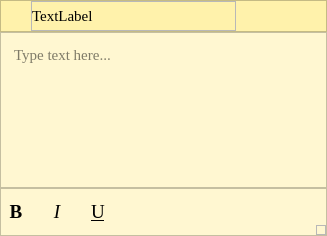
<?xml version="1.0" encoding="UTF-8"?>
<ui version="4.0">
 <class>Note</class>
 <widget class="QWidget" name="Note">
  <property name="geometry">
   <rect>
    <x>0</x>
    <y>0</y>
    <width>327</width>
    <height>236</height>
   </rect>
  </property>
  <property name="windowTitle">
   <string>Form</string>
  </property>
  <property name="styleSheet">
   <string notr="true">#frame_buttom {
    background-color: rgb(255, 247, 209);
}

QTextBrowser {
    border: none;
    background-color: rgb(255, 247, 209);
}

#frameContain {
    background-color: rgb(255, 247, 209);
}

#frame_title {
    background-color: rgb(255, 242, 171);
}

#frame {
    border: none;
}

QPushButton {
    border: none;
}

QPushButton:hover,
QPushButton:checked {
    background: rgb(237, 230, 194);
}</string>
  </property>
  <layout class="QVBoxLayout" name="verticalLayout">
   <property name="spacing">
    <number>0</number>
   </property>
   <property name="leftMargin">
    <number>0</number>
   </property>
   <property name="topMargin">
    <number>0</number>
   </property>
   <property name="rightMargin">
    <number>0</number>
   </property>
   <property name="bottomMargin">
    <number>0</number>
   </property>
   <item>
    <widget class="QFrame" name="frame_outer">
     <property name="font">
      <font>
       <family>Times New Roman</family>
      </font>
     </property>
     <property name="styleSheet">
      <string notr="true"/>
     </property>
     <property name="frameShape">
      <enum>QFrame::NoFrame</enum>
     </property>
     <property name="frameShadow">
      <enum>QFrame::Raised</enum>
     </property>
     <layout class="QVBoxLayout" name="verticalLayout_2">
      <property name="spacing">
       <number>0</number>
      </property>
      <property name="leftMargin">
       <number>0</number>
      </property>
      <property name="topMargin">
       <number>0</number>
      </property>
      <property name="rightMargin">
       <number>0</number>
      </property>
      <property name="bottomMargin">
       <number>0</number>
      </property>
      <item alignment="Qt::AlignTop">
       <widget class="QFrame" name="frame_title">
        <property name="font">
         <font>
          <family>Times New Roman</family>
         </font>
        </property>
        <property name="styleSheet">
         <string notr="true"/>
        </property>
        <property name="frameShape">
         <enum>QFrame::StyledPanel</enum>
        </property>
        <property name="frameShadow">
         <enum>QFrame::Raised</enum>
        </property>
        <layout class="QHBoxLayout" name="horizontalLayout_2" stretch="0,1,0">
         <property name="spacing">
          <number>0</number>
         </property>
         <property name="leftMargin">
          <number>0</number>
         </property>
         <property name="topMargin">
          <number>0</number>
         </property>
         <property name="rightMargin">
          <number>0</number>
         </property>
         <property name="bottomMargin">
          <number>0</number>
         </property>
         <item alignment="Qt::AlignLeft">
          <widget class="QPushButton" name="pushButton_add">
           <property name="minimumSize">
            <size>
             <width>30</width>
             <height>30</height>
            </size>
           </property>
           <property name="font">
            <font>
             <family>Times New Roman</family>
             <pointsize>4</pointsize>
            </font>
           </property>
           <property name="styleSheet">
            <string notr="true"/>
           </property>
           <property name="text">
            <string/>
           </property>
           <property name="icon">
            <iconset resource="../images.qrc">
             <normaloff>:/resources/plus.svg</normaloff>:/resources/plus.svg</iconset>
           </property>
           <property name="iconSize">
            <size>
             <width>20</width>
             <height>20</height>
            </size>
           </property>
          </widget>
         </item>
         <item>
          <widget class="QFrame" name="frame_title_2">
           <property name="frameShape">
            <enum>QFrame::StyledPanel</enum>
           </property>
           <property name="frameShadow">
            <enum>QFrame::Raised</enum>
           </property>
           <layout class="QGridLayout" name="gridLayout">
            <property name="leftMargin">
             <number>0</number>
            </property>
            <property name="topMargin">
             <number>0</number>
            </property>
            <property name="rightMargin">
             <number>0</number>
            </property>
            <property name="bottomMargin">
             <number>0</number>
            </property>
            <property name="spacing">
             <number>0</number>
            </property>
            <item row="0" column="0">
             <widget class="QLabel" name="lblTitle">
              <property name="sizePolicy">
               <sizepolicy hsizetype="Expanding" vsizetype="Preferred">
                <horstretch>0</horstretch>
                <verstretch>0</verstretch>
               </sizepolicy>
              </property>
              <property name="minimumSize">
               <size>
                <width>0</width>
                <height>12</height>
               </size>
              </property>
              <property name="maximumSize">
               <size>
                <width>16777215</width>
                <height>12</height>
               </size>
              </property>
              <property name="font">
               <font>
                <family>Times New Roman</family>
                <pointsize>11</pointsize>
               </font>
              </property>
              <property name="text">
               <string>TextLabel</string>
              </property>
              <property name="wordWrap">
               <bool>true</bool>
              </property>
              <property name="textInteractionFlags">
               <set>Qt::TextEditable</set>
              </property>
             </widget>
            </item>
           </layout>
          </widget>
         </item>
         <item alignment="Qt::AlignRight">
          <widget class="QFrame" name="frame">
           <property name="font">
            <font>
             <family>Times New Roman</family>
            </font>
           </property>
           <property name="styleSheet">
            <string notr="true"/>
           </property>
           <property name="frameShape">
            <enum>QFrame::StyledPanel</enum>
           </property>
           <property name="frameShadow">
            <enum>QFrame::Raised</enum>
           </property>
           <layout class="QHBoxLayout" name="horizontalLayout">
            <property name="spacing">
             <number>0</number>
            </property>
            <property name="leftMargin">
             <number>0</number>
            </property>
            <property name="topMargin">
             <number>0</number>
            </property>
            <property name="rightMargin">
             <number>0</number>
            </property>
            <property name="bottomMargin">
             <number>0</number>
            </property>
            <item>
             <widget class="QPushButton" name="pushButton_lock">
              <property name="minimumSize">
               <size>
                <width>30</width>
                <height>30</height>
               </size>
              </property>
              <property name="font">
               <font>
                <family>Times New Roman</family>
                <pointsize>4</pointsize>
               </font>
              </property>
              <property name="styleSheet">
               <string notr="true"/>
              </property>
              <property name="text">
               <string/>
              </property>
              <property name="icon">
               <iconset resource="../images.qrc">
                <normaloff>:/resources/lock.svg</normaloff>:/resources/lock.svg</iconset>
              </property>
              <property name="iconSize">
               <size>
                <width>20</width>
                <height>20</height>
               </size>
              </property>
             </widget>
            </item>
            <item>
             <widget class="QPushButton" name="pushButton_menu">
              <property name="minimumSize">
               <size>
                <width>30</width>
                <height>30</height>
               </size>
              </property>
              <property name="font">
               <font>
                <family>Times New Roman</family>
                <pointsize>4</pointsize>
               </font>
              </property>
              <property name="styleSheet">
               <string notr="true"/>
              </property>
              <property name="text">
               <string/>
              </property>
              <property name="icon">
               <iconset resource="../images.qrc">
                <normaloff>:/resources/more-horizontal.svg</normaloff>:/resources/more-horizontal.svg</iconset>
              </property>
              <property name="iconSize">
               <size>
                <width>20</width>
                <height>20</height>
               </size>
              </property>
             </widget>
            </item>
            <item>
             <widget class="QPushButton" name="pushButton_close">
              <property name="minimumSize">
               <size>
                <width>30</width>
                <height>30</height>
               </size>
              </property>
              <property name="font">
               <font>
                <family>Times New Roman</family>
                <pointsize>4</pointsize>
               </font>
              </property>
              <property name="styleSheet">
               <string notr="true"/>
              </property>
              <property name="text">
               <string/>
              </property>
              <property name="icon">
               <iconset resource="../images.qrc">
                <normaloff>:/resources/x.svg</normaloff>:/resources/x.svg</iconset>
              </property>
              <property name="iconSize">
               <size>
                <width>20</width>
                <height>20</height>
               </size>
              </property>
             </widget>
            </item>
           </layout>
          </widget>
         </item>
        </layout>
       </widget>
      </item>
      <item>
       <widget class="QFrame" name="frameContain">
        <property name="frameShape">
         <enum>QFrame::StyledPanel</enum>
        </property>
        <property name="frameShadow">
         <enum>QFrame::Raised</enum>
        </property>
        <layout class="QGridLayout" name="gridLayout_2">
         <property name="leftMargin">
          <number>9</number>
         </property>
         <property name="topMargin">
          <number>9</number>
         </property>
         <property name="rightMargin">
          <number>9</number>
         </property>
         <property name="bottomMargin">
          <number>9</number>
         </property>
         <item row="0" column="0">
          <widget class="QTextBrowser" name="textBrowser">
           <property name="font">
            <font>
             <family>Times New Roman</family>
             <pointsize>11</pointsize>
             <weight>50</weight>
             <italic>false</italic>
             <bold>false</bold>
            </font>
           </property>
           <property name="styleSheet">
            <string notr="true"/>
           </property>
           <property name="readOnly">
            <bool>false</bool>
           </property>
           <property name="html">
            <string>&lt;!DOCTYPE HTML PUBLIC &quot;-//W3C//DTD HTML 4.0//EN&quot; &quot;http://www.w3.org/TR/REC-html40/strict.dtd&quot;&gt;
&lt;html&gt;&lt;head&gt;&lt;meta name=&quot;qrichtext&quot; content=&quot;1&quot; /&gt;&lt;style type=&quot;text/css&quot;&gt;
p, li { white-space: pre-wrap; }
&lt;/style&gt;&lt;/head&gt;&lt;body style=&quot; font-family:'Times New Roman'; font-size:11pt; font-weight:400; font-style:normal;&quot;&gt;
&lt;p style=&quot;-qt-paragraph-type:empty; margin-top:0px; margin-bottom:0px; margin-left:0px; margin-right:0px; -qt-block-indent:0; text-indent:0px; font-family:'MingLiU-ExtB'; font-size:14pt;&quot;&gt;&lt;br /&gt;&lt;/p&gt;&lt;/body&gt;&lt;/html&gt;</string>
           </property>
           <property name="placeholderText">
            <string>Type text here...</string>
           </property>
          </widget>
         </item>
        </layout>
       </widget>
      </item>
      <item>
       <widget class="QFrame" name="frame_buttom">
        <property name="minimumSize">
         <size>
          <width>0</width>
          <height>48</height>
         </size>
        </property>
        <property name="font">
         <font>
          <family>Times New Roman</family>
         </font>
        </property>
        <property name="styleSheet">
         <string notr="true"/>
        </property>
        <property name="frameShape">
         <enum>QFrame::StyledPanel</enum>
        </property>
        <property name="frameShadow">
         <enum>QFrame::Raised</enum>
        </property>
        <layout class="QHBoxLayout" name="horizontalLayout_3">
         <property name="spacing">
          <number>11</number>
         </property>
         <property name="leftMargin">
          <number>0</number>
         </property>
         <property name="topMargin">
          <number>0</number>
         </property>
         <property name="rightMargin">
          <number>0</number>
         </property>
         <property name="bottomMargin">
          <number>0</number>
         </property>
         <item>
          <widget class="QPushButton" name="pushButton_bold">
           <property name="minimumSize">
            <size>
             <width>30</width>
             <height>30</height>
            </size>
           </property>
           <property name="font">
            <font>
             <family>Times New Roman</family>
             <pointsize>14</pointsize>
             <weight>75</weight>
             <bold>true</bold>
            </font>
           </property>
           <property name="styleSheet">
            <string notr="true"/>
           </property>
           <property name="text">
            <string>B</string>
           </property>
           <property name="iconSize">
            <size>
             <width>24</width>
             <height>20</height>
            </size>
           </property>
           <property name="checkable">
            <bool>true</bool>
           </property>
           <property name="checked">
            <bool>false</bool>
           </property>
          </widget>
         </item>
         <item>
          <widget class="QPushButton" name="pushButton_italic">
           <property name="minimumSize">
            <size>
             <width>30</width>
             <height>30</height>
            </size>
           </property>
           <property name="font">
            <font>
             <family>Times New Roman</family>
             <pointsize>14</pointsize>
             <weight>50</weight>
             <italic>true</italic>
             <bold>false</bold>
            </font>
           </property>
           <property name="styleSheet">
            <string notr="true"/>
           </property>
           <property name="text">
            <string>I</string>
           </property>
           <property name="iconSize">
            <size>
             <width>24</width>
             <height>20</height>
            </size>
           </property>
           <property name="checkable">
            <bool>true</bool>
           </property>
          </widget>
         </item>
         <item>
          <widget class="QPushButton" name="pushButton_underscore">
           <property name="minimumSize">
            <size>
             <width>30</width>
             <height>30</height>
            </size>
           </property>
           <property name="font">
            <font>
             <family>Times New Roman</family>
             <pointsize>14</pointsize>
             <weight>50</weight>
             <bold>false</bold>
             <underline>true</underline>
            </font>
           </property>
           <property name="styleSheet">
            <string notr="true"/>
           </property>
           <property name="text">
            <string>U</string>
           </property>
           <property name="iconSize">
            <size>
             <width>24</width>
             <height>20</height>
            </size>
           </property>
           <property name="checkable">
            <bool>true</bool>
           </property>
          </widget>
         </item>
         <item>
          <widget class="QPushButton" name="pushButton_list">
           <property name="minimumSize">
            <size>
             <width>30</width>
             <height>30</height>
            </size>
           </property>
           <property name="font">
            <font>
             <family>Times New Roman</family>
             <pointsize>14</pointsize>
             <weight>50</weight>
             <bold>false</bold>
             <strikeout>true</strikeout>
            </font>
           </property>
           <property name="styleSheet">
            <string notr="true"/>
           </property>
           <property name="text">
            <string/>
           </property>
           <property name="icon">
            <iconset resource="../images.qrc">
             <normaloff>:/resources/list.svg</normaloff>:/resources/list.svg</iconset>
           </property>
           <property name="iconSize">
            <size>
             <width>24</width>
             <height>20</height>
            </size>
           </property>
           <property name="checkable">
            <bool>true</bool>
           </property>
          </widget>
         </item>
         <item>
          <widget class="QPushButton" name="pushButton_picture">
           <property name="minimumSize">
            <size>
             <width>30</width>
             <height>30</height>
            </size>
           </property>
           <property name="font">
            <font>
             <family>Times New Roman</family>
             <pointsize>14</pointsize>
             <weight>50</weight>
             <bold>false</bold>
             <strikeout>true</strikeout>
            </font>
           </property>
           <property name="styleSheet">
            <string notr="true"/>
           </property>
           <property name="text">
            <string/>
           </property>
           <property name="icon">
            <iconset resource="../images.qrc">
             <normaloff>:/resources/image.svg</normaloff>:/resources/image.svg</iconset>
           </property>
           <property name="iconSize">
            <size>
             <width>24</width>
             <height>20</height>
            </size>
           </property>
          </widget>
         </item>
         <item>
          <spacer name="horizontalSpacer">
           <property name="font">
            <font>
             <family>Times New Roman</family>
            </font>
           </property>
           <property name="orientation">
            <enum>Qt::Horizontal</enum>
           </property>
           <property name="sizeHint" stdset="0">
            <size>
             <width>76</width>
             <height>20</height>
            </size>
           </property>
          </spacer>
         </item>
         <item alignment="Qt::AlignRight|Qt::AlignBottom">
          <widget class="QFrame" name="frame_grip">
           <property name="minimumSize">
            <size>
             <width>10</width>
             <height>10</height>
            </size>
           </property>
           <property name="font">
            <font>
             <family>Times New Roman</family>
            </font>
           </property>
           <property name="frameShape">
            <enum>QFrame::StyledPanel</enum>
           </property>
           <property name="frameShadow">
            <enum>QFrame::Raised</enum>
           </property>
          </widget>
         </item>
        </layout>
       </widget>
      </item>
     </layout>
    </widget>
   </item>
  </layout>
 </widget>
 <resources>
  <include location="../images.qrc"/>
 </resources>
 <connections/>
</ui>
